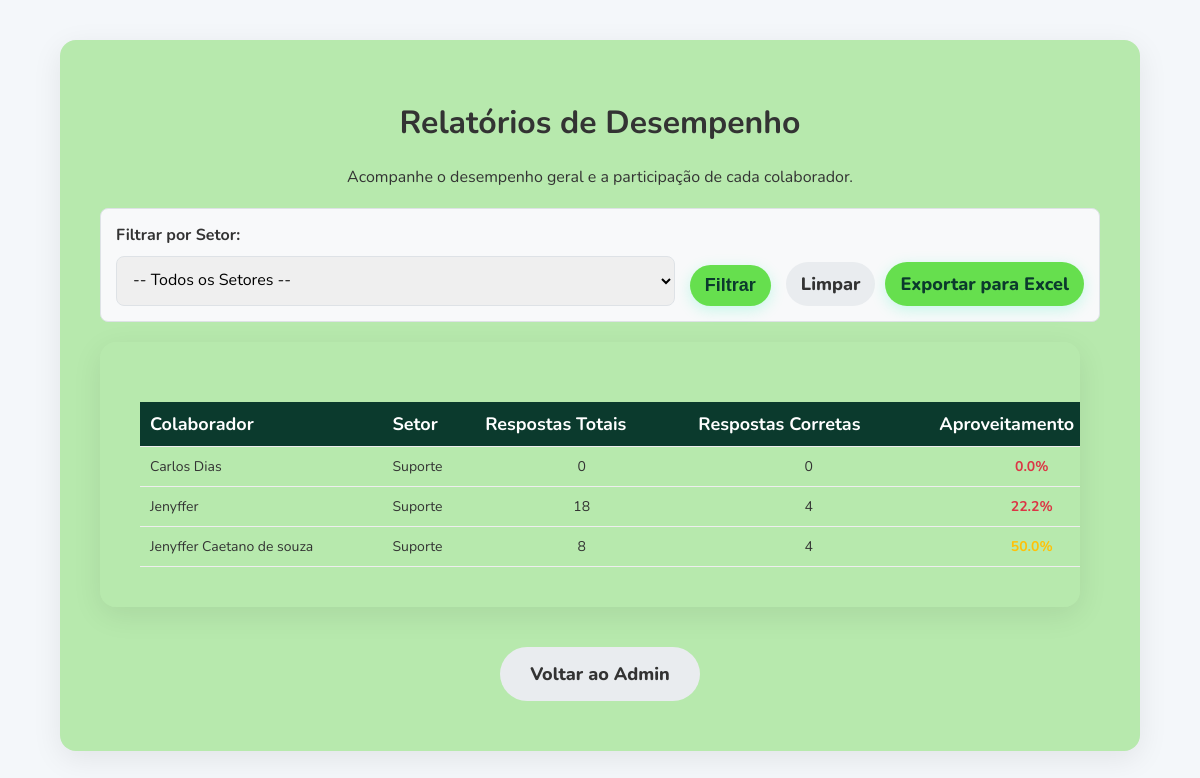
Page /admin/relatorios (signed in) on the committed database.
### app/models.py (models this page shows)
class Usuario(db.Model):
    id = db.Column(db.Integer, primary_key=True)
    nome = db.Column(db.String(100), nullable=False)
    email = db.Column(db.String(120), unique=True, nullable=True)
    codigo_acesso = db.Column(db.String(4), unique=True, nullable=False)
    departamento_id = db.Column(db.Integer, db.ForeignKey('departamento.id'), nullable=False)
    respostas = db.relationship('Resposta', backref='usuario', lazy=True)

### app/routes/admin.py (the view)
@admin_bp.route('/relatorios')
def pagina_relatorios():
    if not session.get('admin_logged_in'): return redirect(url_for('admin.pagina_admin'))
    depto_selecionado_id = request.args.get('departamento_id', type=int)
    departamentos = Departamento.query.order_by(Departamento.nome).all()
    dados_relatorio = _gerar_dados_relatorio(depto_selecionado_id)
    return render_template('relatorios.html',
                           relatorios=dados_relatorio,
                           departamentos=departamentos,
                           depto_selecionado_id=depto_selecionado_id)

### app/templates/relatorios.html (shortened to what this page needs)
{% extends 'base.html' %}
{% block content %}
<div class="dashboard-container" style="max-width: 1000px; text-align: left;">
    <h1 style="text-align: center;">Relatórios de Desempenho</h1>
    <p style="text-align: center;">Acompanhe o desempenho geral e a participação de cada colaborador.</p>
    <div
        style="background-color: #f8f9fa; padding: 15px; border-radius: 8px; margin: 20px 0; border: 1px solid #dee2e6;">
        <div style="display: flex; align-items: flex-end; flex-wrap: wrap; gap: 15px;">
            <form method="get" action="{{ url_for('admin.pagina_relatorios') }}"
                style="display: flex; align-items: center; gap: 15px; flex-grow: 1;">
                <div style="flex: 1 1 300px;">
                    <label for="filtro_setor" style="font-weight: bold;">Filtrar por Setor:</label>
                    <select name="departamento_id" onchange="this.form.submit()" style="width: 100%;">
                        <option value="">-- Todos os Setores --</option>
                    </select>
                </div>
                <div style="align-self: flex-end;">
                    <button type="submit" class="btn" style="padding: 10px 15px; margin: 0;">Filtrar</button>
                </div>
            </form>
            <div style="align-self: flex-end; display: flex; gap: 10px;">
                <a href="{{ url_for('admin.pagina_relatorios') }}" class="btn btn-secondary"
                    style="padding: 10px 15px; margin: 0;">Limpar</a>
                <a href="{{ url_for('admin.exportar_relatorios', departamento_id=depto_selecionado_id) }}" class="btn"
                    style="background-color: #66df4e; padding: 10px 15px; margin: 0;">Exportar para Excel</a>
            </div>
        </div>
    </div>
    <div class="ranking-container" style="max-width: 100%; overflow-x: auto;">
        <table class="preview-table">
            <thead>
                <tr>
                    <th>Colaborador</th>
                    <th>Setor</th>
                    <th>Respostas Totais</th>
                    <th>Respostas Corretas</th>
                    <th>Aproveitamento</th>
                </tr>
            </thead>
            <tbody>
                {% for relatorio in relatorios %}
                <tr>
                    <td>{{ relatorio.nome }}</td>
                    <td>{{ relatorio.setor }}</td>
                    <td style="text-align: center;">{{ relatorio.total_respostas }}</td>
                    <td style="text-align: center;">{{ relatorio.respostas_corretas }}</td>
                    <td style="text-align: center;">
                        <strong
                            style="color: {% if relatorio.aproveitamento >= 80 %}#28a745{% elif relatorio.aproveitamento >= 50 %}#ffc107{% else %}#dc3545{% endif %};">
                            {{ "%.1f"|format(relatorio.aproveitamento) }}%
                        </strong>
                    </td>
                </tr>
                {% else %}
                <tr>
                    <td colspan="6" style="text-align: center;">Nenhum dado encontrado para os filtros selecionados.
                    </td>
                </tr>
                {% endfor %}
            </tbody>
        </table>
    </div>
    <div style="text-align: center; margin-top: 30px;">
        <a href="{{ url_for('admin.pagina_admin') }}" class="btn btn-secondary">Voltar ao Admin</a>
    </div>
</div>
{% endblock %}

### app/templates/base.html (shortened to what this page needs)
<!DOCTYPE html>
<html lang="pt-br">
<head>
    <link rel="stylesheet" href="{{ url_for('static', filename='css/style.css') }}">
</head>
<body>
    <div style="display: flex; justify-content: center; align-items: flex-start; min-height: 90vh; padding-top: 20px; padding-bottom: 20px;">
        {% block content %}{% endblock %}
    </div>
</body>
</html>

### app/static/css/style.css (style rules this page uses)
:root { --cor-primaria: #0B3A2D; --cor-acento: #66df4e; --cor-acento-hover: #00D294; --cor-fundo: #f4f7fa; --cor-texto: #333333; --cor-texto-claro: #ffffff; --cor-borda: #dee2e6; }
body { font-family: 'Nunito', sans-serif; background-color: var(--cor-fundo); color: var(--cor-texto); margin: 0; padding: 20px; }
.btn { display: inline-block; text-decoration: none; background-color: var(--cor-acento); color: var(--cor-primaria); font-weight: 800; padding: 15px 30px; margin: 10px; border-radius: 50px; font-size: 18px; transition: all 0.3s ease; border: none; cursor: pointer; box-shadow: 0 4px 15px rgba(0, 245, 171, 0.2); }
.btn-secondary { background-color: #e9ecef; color: var(--cor-texto); box-shadow: none; }
a { color: var(--cor-primaria); font-weight: 700; text-decoration: none; }
.login-container, .dashboard-container, .ranking-container, .quiz-container { background: rgb(183, 233, 173); padding: 40px; border-radius: 16px; box-shadow: 0 8px 30px rgba(0, 0, 0, 0.08); text-align: center; width: 90%; }
input[type="password"], input[type="text"], input[type="number"], input[type="email"], input[type="date"], input[type="month"], textarea, select { padding: 12px; margin-top: 10px; width: 100%; border: 1px solid var(--cor-borda); border-radius: 8px; font-family: 'Nunito', sans-serif; font-size: 16px; box-sizing: border-box; }
.ranking-container table { width: 100%; border-collapse: collapse; margin-top: 20px; }
.ranking-container th, .ranking-container td { padding: 15px; text-align: left; border-bottom: 1px solid var(--cor-borda); }
.ranking-container th { background-color: var(--cor-primaria); color: var(--cor-texto-claro); font-size: 18px; }
.preview-table { text-align: left; font-size: 14px; }
.preview-table th, .preview-table td { white-space: nowrap; padding: 8px 12px; }
.preview-table { width: 100%; border-collapse: collapse; min-width: 1200px; }
.preview-table th, .preview-table td { padding: 12px 15px; text-align: left; border-bottom: 1px solid #eee; vertical-align: middle; }
.preview-table th { background-color: var(--cor-primaria); color: white; font-weight: bold; white-space: nowrap; position: sticky; top: 0; }
.preview-table th, .preview-table td { padding: 10px; border-bottom: 1px solid #eee; vertical-align: top; }
.preview-table th { background-color: var(--cor-primaria); color: white; white-space: nowrap; }

### rows in the picture
Usuario: nome "Carlos Dias", setor "Suporte", total_respostas "0", respostas_corretas "0", aproveitamento "0.0"
Usuario: nome "Jenyffer", setor "Suporte", total_respostas "18", respostas_corretas "4", aproveitamento "22.2"
Usuario: nome "Jenyffer Caetano de souza", setor "Suporte", total_respostas "8", respostas_corretas "4", aproveitamento "50.0"
